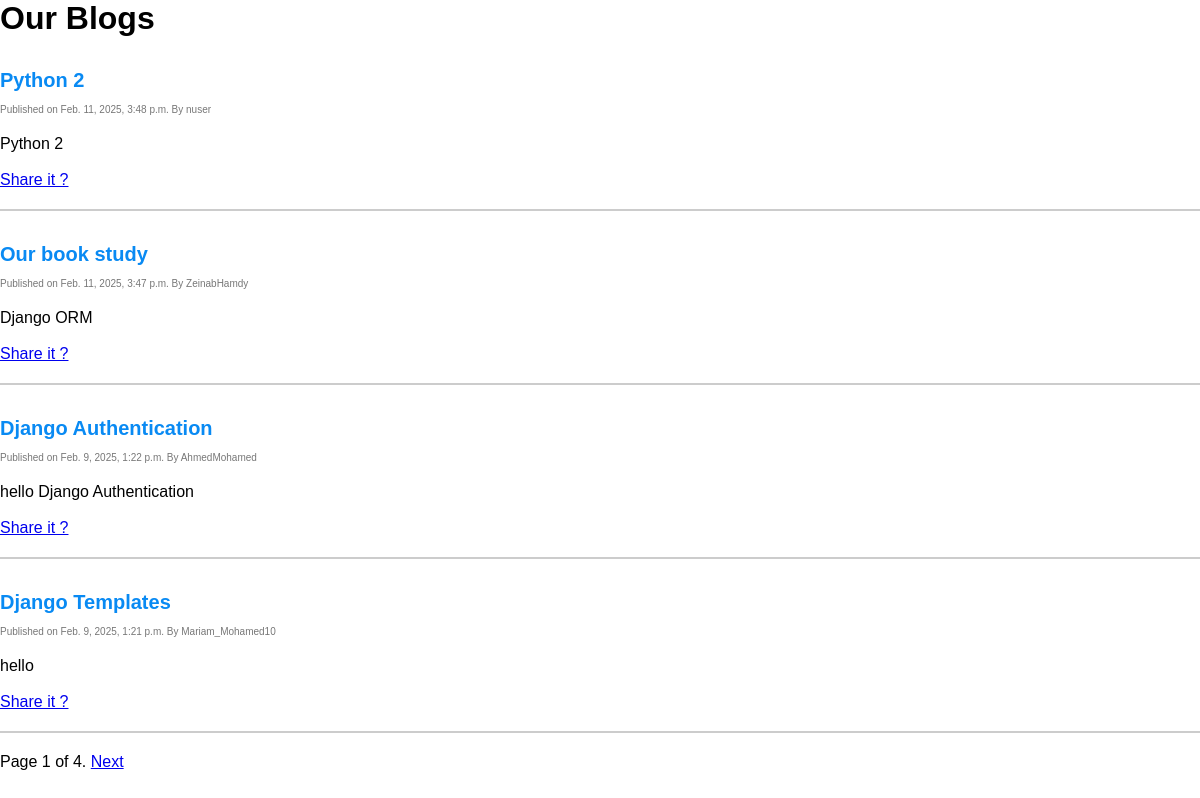
/posts/, run on the app's committed database.
### blog/models.py (models this page shows, shortened)
class Post(models.Model):
    author = models.ForeignKey(
        User,
        on_delete=models.CASCADE,
        related_name='posts',
    )
    title = models.CharField(
        max_length=100,
        unique=True,
    )
    content = models.TextField()
    created_at = models.DateTimeField(
        auto_now_add=True,
    )
    updated_at = models.DateTimeField(
        auto_now=True,
    )
    published_at = models.DateTimeField(
        null=True,
        blank=True,
    )
    status = models.CharField(
        max_length=15,
        choices=[
            ('draft', 'Draft'),
            ('published', 'Published'),
        ],
        default='draft',
    )
    objects = models.Manager()  # Default manager
    published = PublishedManager()
    class Meta:
        ordering = ['-published_at']

### blog/views.py (the view)
# urls.py: path('posts/', views.post_list, name='post_list'),
def post_list(req):
    posts = Post.published.all()
    paginator = Paginator(posts, 4)
    page_number = req.GET.get('page', '1') # as req.GET.get('page') returns a string
    error_message =''
    try:
        page_number = int(page_number)
        if page_number < 1:
            error_message = 'Page number must be greater than 0'
        elif page_number > paginator.num_pages:
            error_message = 'Page number must be less than or equal to the total number of pages'
    except ValueError:
        error_message = 'Page number must be an integer'
    if error_message :
        return render(req, 'error.html', {'error_message': error_message})
    posts = paginator.get_page(page_number)
    context = {
        'page': page_number,
        'posts': posts,
        'total_pages': paginator.num_pages,
    }
    return render(req, 'posts.html', context)

### blog/models.py (called while the page is built)
    def get_queryset(self):
        return super().get_queryset().filter(status='published')

### templates/posts.html (shortened to what this page needs)
{% extends "base.html" %}
{% load static %}
{% block content %}
    {% if not title %}
        <h1>Our Blogs</h1>
    {% endif %}
    {% if not title %}
        {% for post in posts %}
            <article>
                <p class="title"> <a href='../post/{{post.pk}}'>{{ post.title }}</a></p>
                <p class='smaller'>
                    <span class='date'>Published on {{ post.published_at }}</span>
                    <span class='author'>By {{ post.author }}</span>
                </p>
                <p class="content">{{ post.content }}</p>
            </article>
            <br>
            <span> <a href='http://127.0.0.1:8000/post_share/{{post.pk}}'>Share it ?</a> </span>
            <hr>
        {% endfor %}
        <div>
            <span >
                <span>
                    Page {{ page }} of {{ total_pages }}.
                </span>
                {% if posts.has_next %}
                    <a href="?page={{ posts.next_page_number }}">Next</a>
                {% endif %}
            </span>
        </div>
    {% endif %}
{% endblock %}

### static/css/blog.css (style rules this page uses)
* { margin: 0; padding: 0; box-sizing: border-box; }
body { font-family: 'Poppins', sans-serif; }
.title { font-size: 20px; font-weight: 600; margin: 2rem 0; color: #098af3; }
.title a { color: #098af3; text-decoration: none; }
.author { font-size: 10px; color: #777; margin-top: -20px; }
.smaller { margin-top: -20px; font-size: 10px; color: #777; }
.content { font-size: 16px; font-weight: 500; margin-top: 20px; }
hr { margin: 20px 0; border: 1px solid #ccc; }

### data on the page
Post: title "Python 2", published_at "Feb. 11, 2025, 3:48 p.m.", author "nuser", content "Python 2"
Post: title "Our book study", published_at "Feb. 11, 2025, 3:47 p.m.", author "ZeinabHamdy", content "Django ORM"
Post: title "Django Authentication", published_at "Feb. 9, 2025, 1:22 p.m.", author "AhmedMohamed", content "hello Django Authentication"
Post: title "Django Templates", published_at "Feb. 9, 2025, 1:21 p.m.", author "Mariam_Mohamed10", content "hello"

### other printed values
{{ page }} "1"
{{ total_pages }} "4"
